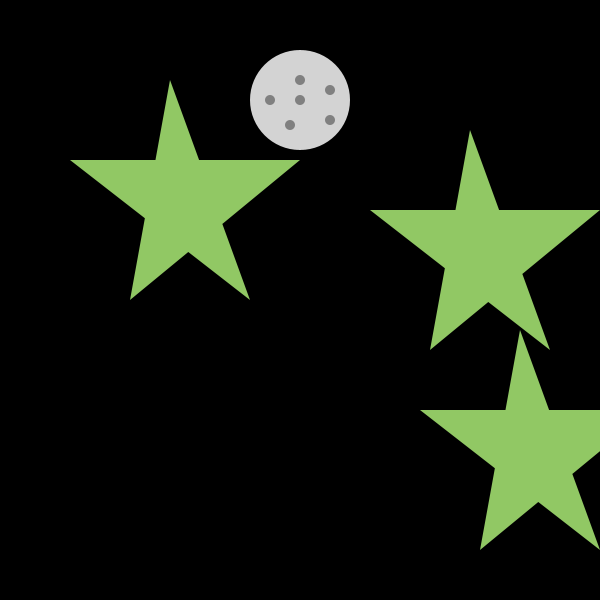
Frame 1 (no input)
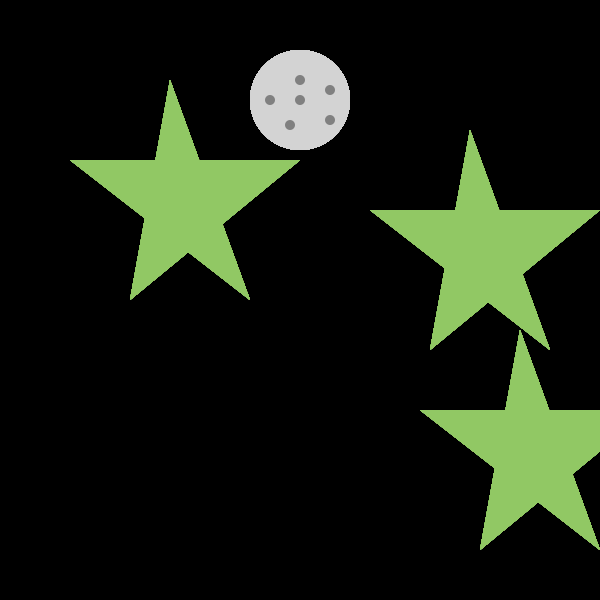
Frame 60 (the mouse pressed at the canvas centre just before this capture)
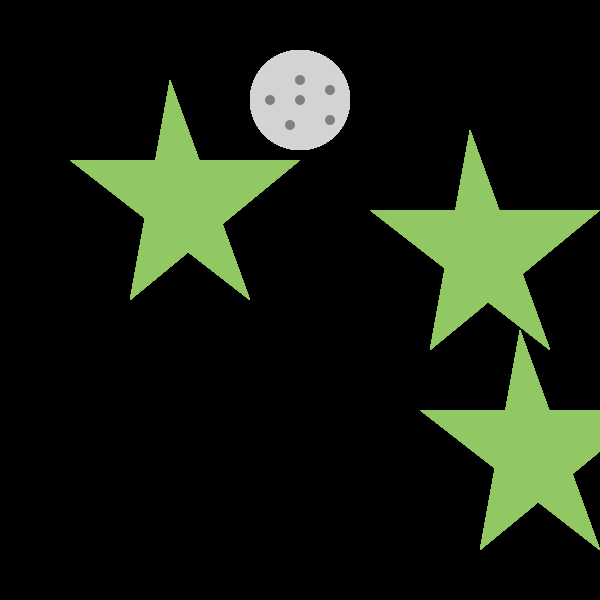
Frame 120 (the mouse held since frame 60 and released just before this capture)

The Processing sketch that drew these frames (run headless with seeded random() and noise(); from frame 60 on, the mouse is pressed at the canvas centre):

// Processing sketch: partner_functions
// ── partner_functions.pde
void setup () {
  size(600,600); 
  background(0);
}

void draw() {
  noStroke();
 moon();
  fill(145, 200, 100);
 star();
  
  translate(300, 50);
  star();
  
   translate(50, 200);
   star();
}

void star() {
  beginShape();
  vertex(170,80); //highest 
  vertex(250, 300);
   vertex(70, 160);
   vertex(300, 160);
  vertex(130, 300);
  endShape(); 
}

void moon(){
  fill(211,211,211);
  circle(300,100,100);
  fill(128,128,128);
  circle(300,80,10);
  circle(270,100,10);
  circle(330, 120, 10);
  circle(290, 125, 10);
  circle(300,100,10);
  circle(330,90,10);
}

void mousePressed() {
  println("coordinates are: "
  + mouseX + ","
  + mouseY);
  circle(mouseX, mouseY, 30);
}
